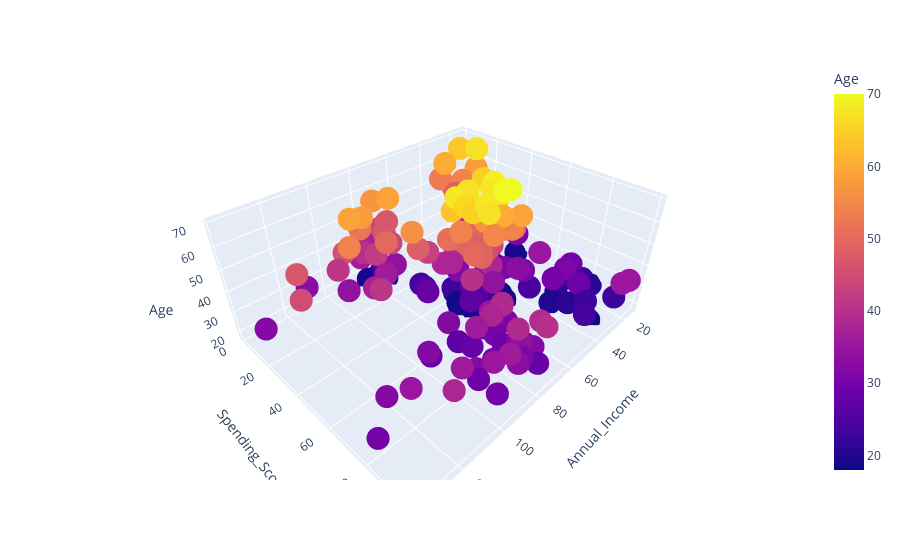

The notebook cell this image was saved under:
### Code cell
import plotly.express as px

fig = px.scatter_3d(df, x='Annual_Income', y='Spending_Score',z='Age', color='Age')

fig.show()

### Figure 1 — Plotly figure (JSON) as saved in the notebook; plotly's stock layout.template omitted (floating-point values rounded to 4 significant figures; data arrays with more than 128 entries replaced by an {"elided": "..."} marker saying what was removed)
{"data": [{"hovertemplate": "Annual_Income=%{x}<br>Spending_Score=%{y}<br>Age=%{marker.color}<extra></extra>", "legendgroup": "", "marker": {"color": {"elided": "200 int values"}, "coloraxis": "coloraxis", "symbol": "circle"}, "mode": "markers", "name": "", "scene": "scene", "showlegend": false, "type": "scatter3d", "x": {"elided": "200 int values"}, "y": {"elided": "200 int values"}, "z": {"elided": "200 int values"}}], "layout": {"coloraxis": {"colorbar": {"title": {"text": "Age"}}, "colorscale": [[0, "#0d0887"], [0.1111, "#46039f"], [0.2222, "#7201a8"], [0.3333, "#9c179e"], [0.4444, "#bd3786"], [0.5556, "#d8576b"], [0.6667, "#ed7953"], [0.7778, "#fb9f3a"], [0.8889, "#fdca26"], [1, "#f0f921"]]}, "legend": {"tracegroupgap": 0}, "margin": {"t": 60}, "scene": {"domain": {"x": [0, 1], "y": [0, 1]}, "xaxis": {"title": {"text": "Annual_Income"}}, "yaxis": {"title": {"text": "Spending_Score"}}, "zaxis": {"title": {"text": "Age"}}}}}
